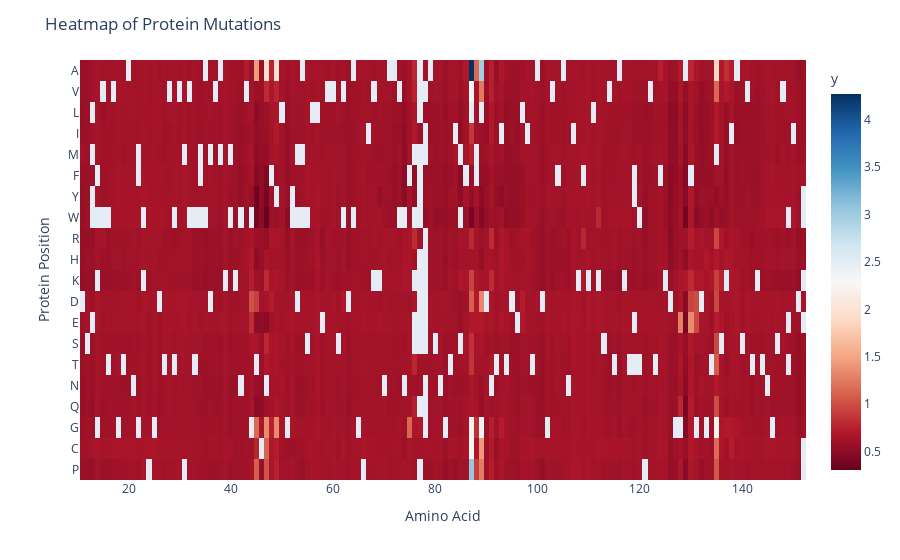

The cell this chart's notebook holds for it:
### Code cell
# 创建热图
fig = px.imshow(
    heatmap_data_pred.transpose(), 
    labels={'x': 'Amino Acid', 'y': 'Protein Position', 'color': 'y'},
    x=positions,
    y=amino_acids,
    aspect="auto",  # 保持正方形
    color_continuous_scale='RdBu'
)

# 设置每个数据点为正方形
fig.update_xaxes(showgrid=False)
fig.update_yaxes(showgrid=False)

# 设置布局
fig.update_layout(
    title='Heatmap of Protein Mutations',
    xaxis_title='Amino Acid',
    yaxis_title='Protein Position',

)

# 显示图表
fig.show()

### Figure 1 — Plotly figure (JSON) as saved in the notebook; plotly's stock layout.template omitted (floating-point values rounded to 4 significant figures; data arrays with more than 128 entries replaced by an {"elided": "..."} marker saying what was removed)
{"data": [{"coloraxis": "coloraxis", "hovertemplate": "Amino Acid: %{x}<br>Protein Position: %{y}<br>y: %{z}<extra></extra>", "name": "0", "type": "heatmap", "x": {"elided": "142 int values"}, "xaxis": "x", "y": ["A", "V", "L", "I", "M", "F", "Y", "W", "R", "H", "K", "D", "E", "S", "T", "N", "Q", "G", "C", "P"], "yaxis": "y", "z": {"elided": "20x142 float values"}}], "layout": {"coloraxis": {"colorbar": {"title": {"text": "y"}}, "colorscale": [[0, "rgb(103,0,31)"], [0.1, "rgb(178,24,43)"], [0.2, "rgb(214,96,77)"], [0.3, "rgb(244,165,130)"], [0.4, "rgb(253,219,199)"], [0.5, "rgb(247,247,247)"], [0.6, "rgb(209,229,240)"], [0.7, "rgb(146,197,222)"], [0.8, "rgb(67,147,195)"], [0.9, "rgb(33,102,172)"], [1, "rgb(5,48,97)"]]}, "margin": {"t": 60}, "title": {"text": "Heatmap of Protein Mutations"}, "xaxis": {"anchor": "y", "domain": [0, 1], "showgrid": false, "title": {"text": "Amino Acid"}}, "yaxis": {"anchor": "x", "autorange": "reversed", "domain": [0, 1], "showgrid": false, "title": {"text": "Protein Position"}}}}
